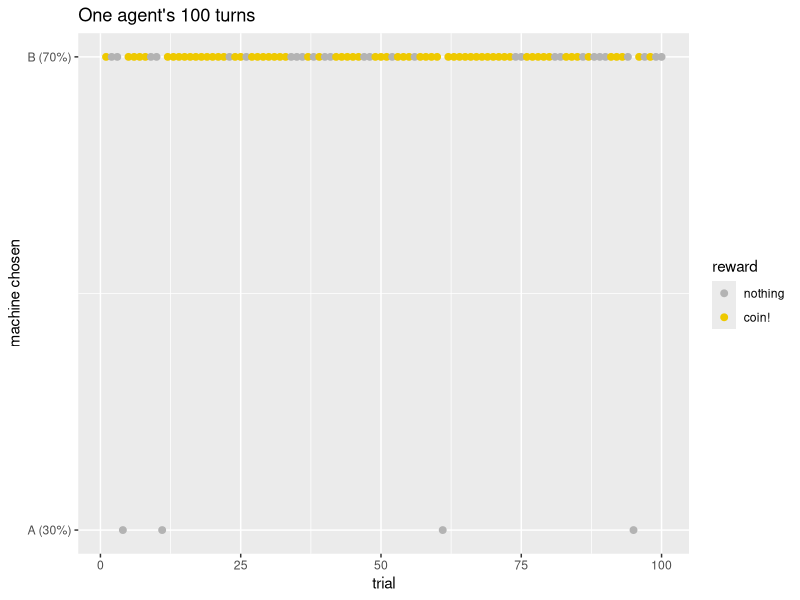
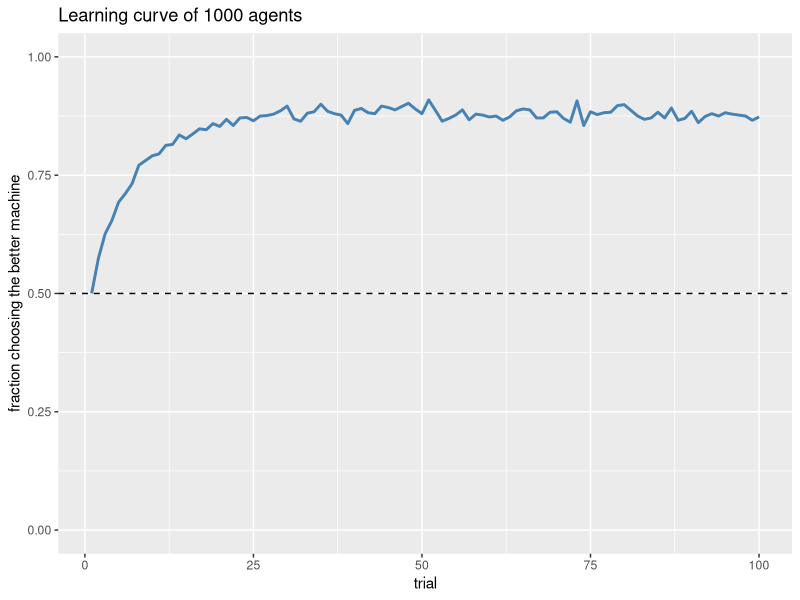

Reproduce these figures in R, in order.
## ---- chunk 1
alpha <- 0.3
Q <- 0                      # current guess for one machine
reward <- 1                 # we just won a coin!
Q <- Q + alpha * (reward - Q)
Q
## ---- chunk 2
softmax <- function(values, beta) {
  scores <- exp(beta * (values - max(values)))  # subtracting max keeps numbers stable
  scores / sum(scores)
}

Q <- c(0.3, 0.5)      # machine B looks a bit better
softmax(Q, beta = 0)   # beta = 0: ignore the values, choose 50:50
softmax(Q, beta = 5)   # beta = 5: clearly prefer B, still try A sometimes
softmax(Q, beta = 50)  # beta = 50: almost always B
## ---- chunk 3
simulate_learner <- function(n_trials = 100,
                             alpha = 0.3,
                             beta = 5,
                             reward_probs = c(0.3, 0.7)) {
  n_options <- length(reward_probs)
  Q <- rep(0, n_options)          # value estimates all start at 0
  choice <- integer(n_trials)
  reward <- integer(n_trials)

  for (t in 1:n_trials) {
    p <- softmax(Q, beta)                                  # 1. how likely is each option?
    choice[t] <- sample.int(n_options, size = 1, prob = p) # 2. pick one
    reward[t] <- rbinom(1, size = 1, prob = reward_probs[choice[t]])  # 3. world responds
    Q[choice[t]] <- Q[choice[t]] + alpha * (reward[t] - Q[choice[t]]) # 4. learn
  }

  data.frame(trial = 1:n_trials, choice = choice, reward = reward)
}
## ---- chunk 4
library(ggplot2)
set.seed(1)

one_life <- simulate_learner()
ggplot(one_life, aes(x = trial, y = choice)) +
  geom_point(aes(color = factor(reward)), size = 2) +
  scale_y_continuous(breaks = c(1, 2), labels = c("A (30%)", "B (70%)")) +
  scale_color_manual(values = c("grey70", "gold2"), name = "reward",
                     labels = c("nothing", "coin!")) +
  labs(title = "One agent's 100 turns", y = "machine chosen")
## ---- chunk 5
# Run 1000 agents, then glue their result tables into one big table.
many <- do.call(rbind, lapply(1:1000, function(i) simulate_learner()))
# For each trial, average across agents.
curve <- aggregate(chose_best ~ trial,
                   data = transform(many, chose_best = as.numeric(choice == 2)),
                   FUN = mean)

ggplot(curve, aes(trial, chose_best)) +
  geom_line(linewidth = 1, color = "steelblue") +
  geom_hline(yintercept = 0.5, linetype = "dashed") +
  ylim(0, 1) +
  labs(title = "Learning curve of 1000 agents",
       y = "fraction choosing the better machine")
